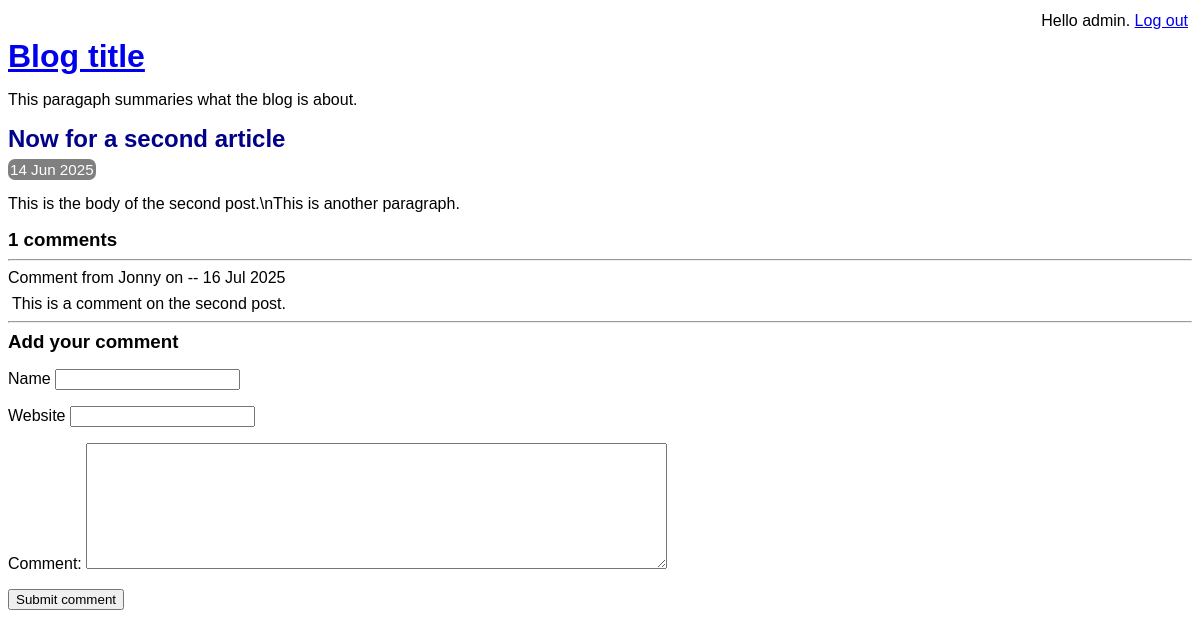
Screenshot of /view-post.php?post_id=2 (signed in) with the database file from the repository.
### tables this page shows
CREATE TABLE post (
    id INTEGER PRIMARY KEY AUTOINCREMENT NOT NULL,
    title VARCHAR NOT NULL,
    body VARCHAR NOT NULL,
    user_id INTEGER NOT NULL,
    created_at VARCHAR NOT NULL,
    updated_at VARCHAR,
    FOREIGN KEY (user_id) REFERENCES user(id)
);

CREATE TABLE comment (
    id INTEGER PRIMARY KEY AUTOINCREMENT NOT NULL,
    post_id INTEGER NOT NULL,
    created_at VARCHAR NOT NULL,
    name VARCHAR NOT NULL,
    website VARCHAR,
    text VARCHAR NOT NULL,
    FOREIGN KEY (post_id) REFERENCES post(id)
);

### lib/view-post.php (called while the page is built, shortened)
<?php
function  getPostRow(PDO $pdo,$postid){
    $stmt =$pdo->prepare(
        '
        SELECT
        title,created_at,body
        FROM post
        WHERE id=:id
        '
    );
    $result =$stmt->execute(array('id'=>$postid),);
    $row = $stmt->fetch(PDO::FETCH_ASSOC);
    return $row;
}
?>

### view-post.php (the view, shortened to what this page needs)
<?php
require_once 'lib/common.php';
require_once 'lib/view-post.php';
if (isset($_GET['post_id'])) {
    $post_id = $_GET['post_id'];
} else {
    $post_id = 0;
}
$pdo=getPDO();
$row=getPostRow($pdo, $post_id);
?>
<!DOCTYPE html>
<html lang="en">
<head>
<?php require 'templates/head.php'?>
</head>
<body>
<?php require "templates/title.php"  ?>
<div class="post">
<h2>
    <?php echo htmlEscape($row['title']) ?>
</h2>
<div class="date">
    <?php echo convertSqlDate($row['created_at'])?>
    </div>
    <p>
        <?php echo convertNewLinesToParagraphs($row['body']) ?>
    </p>
    </div>
    <div class="comment-list">
        <h3><?php echo countCommentsForPost($pdo, $post_id) ?> comments</h3>
        <?php foreach (getCommentsForPost($pdo, $post_id) as $comment):    ?>
         <hr/>
         <div class="comment">
            <div class="comment-meta">
                Comment from
                <?php echo htmlEscape($comment['name']) ?>
                on --
                <?php echo convertSqlDate($comment['created_at'])?>
            </div>
        <div class="comment-body">
          <?php echo htmlEscape($comment['text']) ?>
        </div>
       <?php endforeach; ?>
    </div>
       <?php require 'templates/comment-form.php';?>
</body>
</html>

### lib/common.php (shortened to what this page needs)
<?php
function getROOtPath(){
    return realpath(__DIR__.'/..');
}
function getDatabasePath(){
    return getROOtPath().'/data/data.sqlite';
}
function getDsn(){
    return 'sqlite:' .getDatabasePath();
}
function getPDO(){
$pdo =new PDO(getDsn());
return $pdo;
}
function htmlEscape($html)
{
    return htmlspecialchars($html, ENT_HTML5, 'UTF-8');
}
function convertSqlDate($sqlDate)
{
    $date = DateTime::createFromFormat('!Y-m-d', $sqlDate);
    return $date->format('d M Y');
}
function countCommentsForPost(PDO $pdo,$postId){
$sql="
SELECT
COUNT(*) c
FROM  comment
WHERE post_id=:post_id
";
$stmt=$pdo->prepare($sql);
$stmt->execute(array('post_id'=>$postId));
return (int) $stmt->fetchColumn();
}
function getCommentsForPost(PDO $pdo,$postId){
    $pdo = getPDO();
    $sql = "
    SELECT
    id, name, text, created_at, website
    FROM comment
    WHERE post_id = :post_id
    ";
    $stmt = $pdo->prepare($sql);
    $result = $stmt->execute(array('post_id' => $postId,));
    return $stmt->fetchAll(PDO::FETCH_ASSOC);
}
function convertNewLinesToParagraphs($text){
    $escaped=htmlEscape($text);
    return '<p>'.str_replace("\n","<p></p>",$escaped).'</p>';
}
?>

### assets/main.css (style rules this page uses)
h1,h2,h3 { margin-top: 0; margin-bottom: 8px; }
body { font-family: sans-serif; }
.post-synopsis h2, .post h2 { color: darkblue; }
.post .date, .post-synopsis .meta { color:white; background-color: grey; border-radius: 7px; padding:2px; display:inline; font-size:0.95em; }
.comment-body { margin:8px 4px; }
.comment-list { border-bottom:1px dottted silver; margin-bottom: 12px; }

### rows the page displays
post: title "Now for a second article", created_at "14 Jun 2025", body "This is the body of the second post.\\nThis is another paragraph."
comment: name "Jonny", created_at "16 Jul 2025", text "This is a comment on the second post."

### other values shown
htmlEscape(getAuthUser()) "admin"
htmlEscape('This paragaph summaries what the blog is about.') "This paragaph summaries what the blog is about."
countCommentsForPost($pdo, $post_id) "1"
